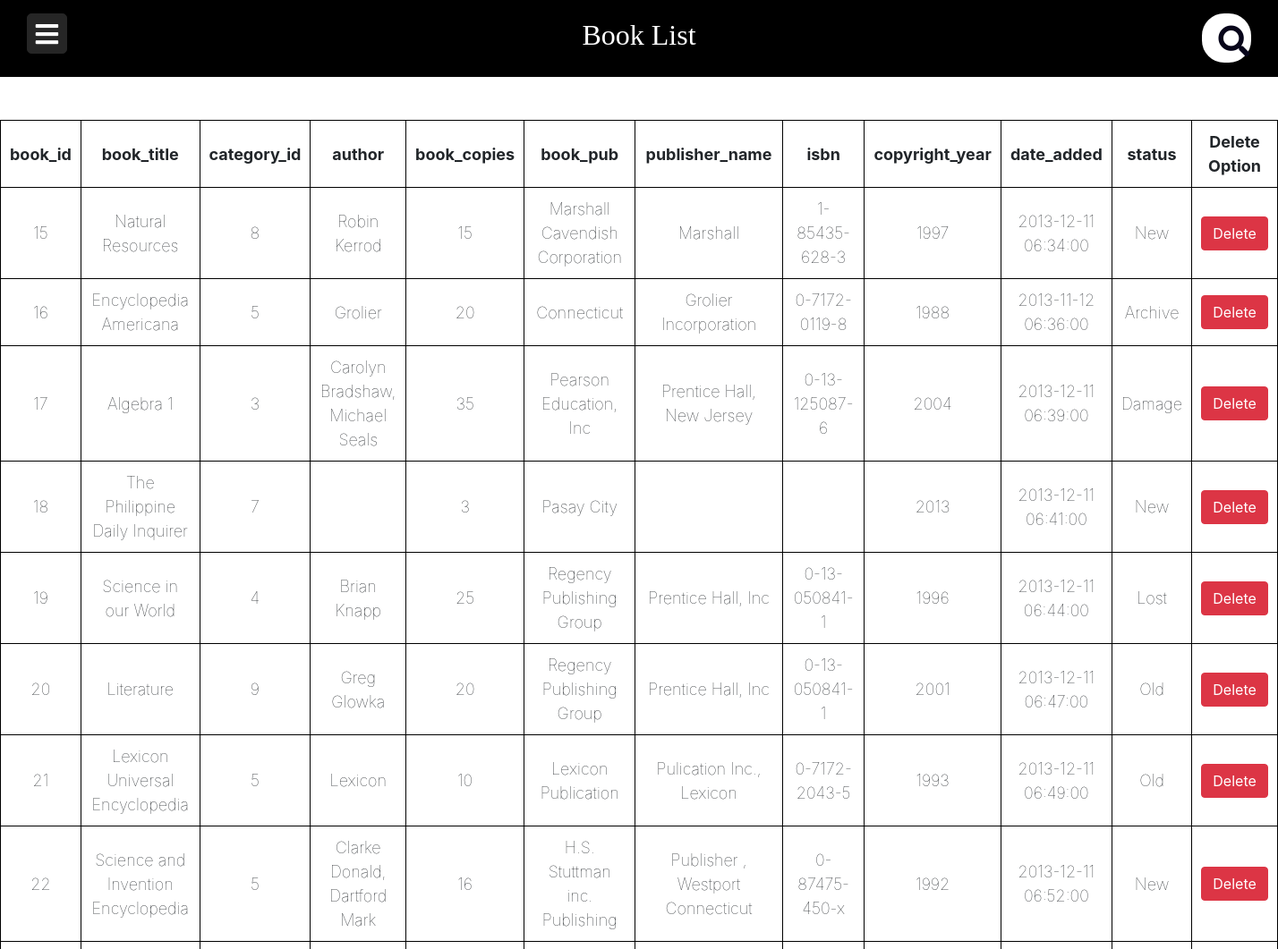
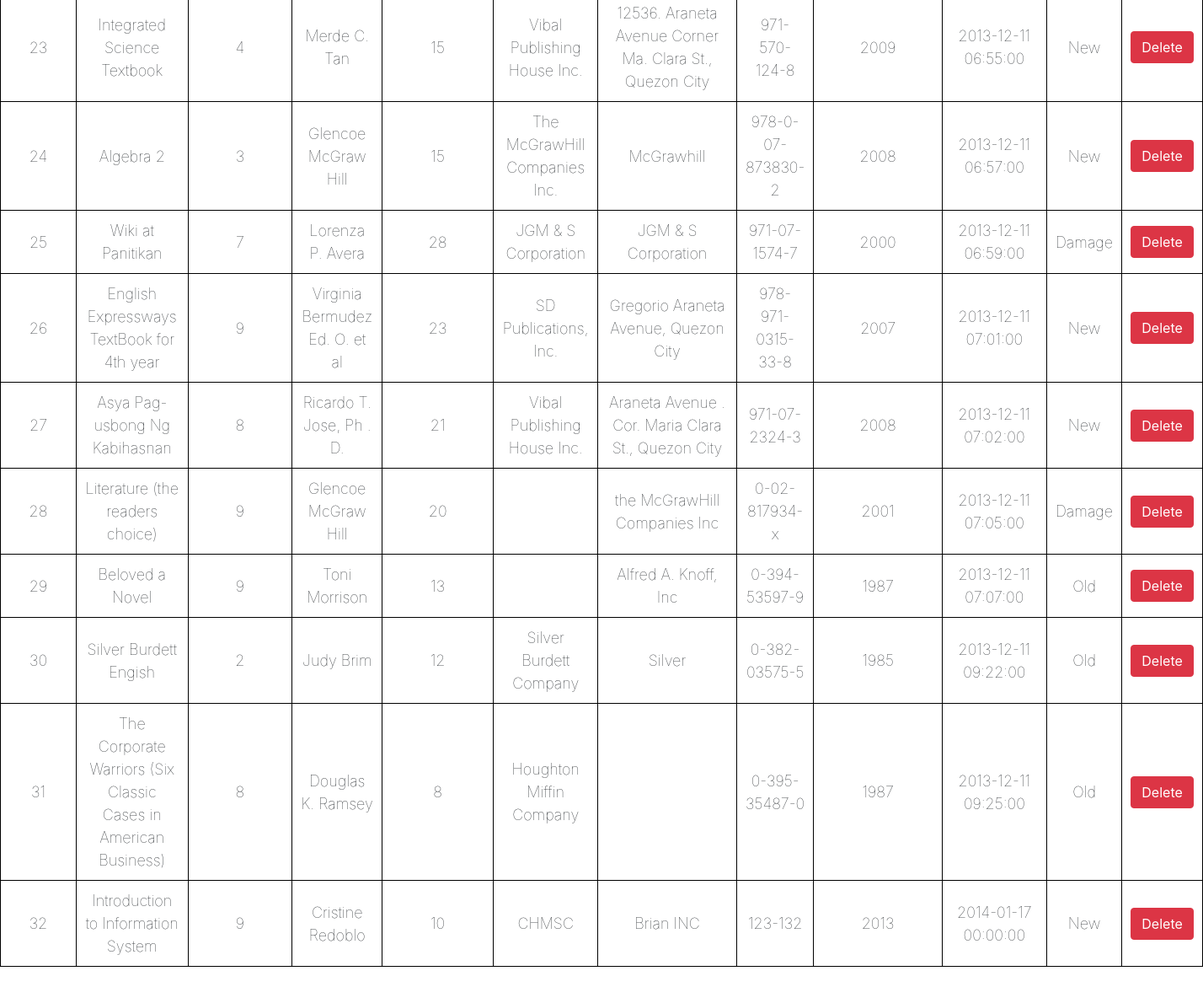
/booklist.php, run on the app's committed database (2 pictures, top to bottom).
### tables this page shows
CREATE TABLE `book` (
  `book_id` int(12) NOT NULL,
  `book_title` varchar(256) NOT NULL,
  `category_id` int(12) NOT NULL,
  `author` varchar(256) DEFAULT NULL,
  `book_copies` int(12) NOT NULL,
  `book_pub` varchar(256) DEFAULT NULL,
  `publisher_name` varchar(256) DEFAULT NULL,
  `isbn` varchar(256) DEFAULT NULL,
  `copyright_year` year(4) NOT NULL,
  `date_added` datetime NOT NULL,
  `status` varchar(10) NOT NULL
);

### booklist.php (the view, shortened to what this page needs)
<?php
require_once "config.php";
if(isset($_POST['search'])){
   $search = $_POST['search'];
   $sql1="SELECT * FROM `book` WHERE `book_id` LIKE '%$search%' OR `book_title` LIKE '%$search%' OR `category_id` LIKE '%$search%' OR`author` LIKE '%$search%' OR `book_copies` LIKE '%$search%' OR `book_pub` LIKE '%$search%' OR `publisher_name` LIKE '%$search%' OR `isbn` LIKE '%$search%' OR`copyright_year` LIKE '%$search%' OR `date_added` LIKE '%$search%' OR `status` LIKE '%$search%';";
   $result =$link->query($sql1);
}else
{
$sql = "SELECT * FROM book ORDER BY book_id ASC ";
$result = $link->query($sql);
}
?>
<!DOCTYPE html>
<html lang="en">
<head>
    <link rel="stylesheet" href="https://stackpath.bootstrapcdn.com/bootstrap/4.5.2/css/bootstrap.min.css">
    <link rel="stylesheet" href="style.css">
    <link rel="stylesheet" href="https://cdnjs.cloudflare.com/ajax/libs/font-awesome/5.15.3/css/all.min.css"/>
</head>
<body>
<div class="header">
<h1>Book List</h1>
<form action="booklist.php" method="post" name="search">
  <input type="search" placeholder="Search your book ..." name="search">
  <i class="fa fa-search"></i>
</form>
</div>
    <label for="check">
      <i class="fas fa-bars" id="btn"></i>
    </label>
    <section>
        <table>
            <br>
            <tr>
                <th>book_id</th>
                <th>book_title</th>
                <th>category_id</th>
                <th>author</th>
                <th>book_copies</th>
                <th>book_pub</th>
                <th>publisher_name</th>
                <th>isbn</th>
                <th>copyright_year</th>
                <th>date_added</th>
                <th>status</th>
                <th>Delete Option</th>
            </tr>
            <?php
                while($rows=$result->fetch_assoc())
                {
             ?>
            <tr>
                <td><?php echo $rows['book_id'];?></td>
                <td><?php echo $rows['book_title'];?></td>
                <td><?php echo $rows['category_id'];?></td>
                <td><?php echo $rows['author'];?></td>
                <td><?php echo $rows['book_copies'];?></td>
                <td><?php echo $rows['book_pub'];?></td>
                <td><?php echo $rows['publisher_name'];?></td>
                <td><?php echo $rows['isbn'];?></td>
                <td><?php echo $rows['copyright_year'];?></td>
                <td><?php echo $rows['date_added'];?></td>
                <td><?php echo $rows['status'];?></td>
                <td>
                    <a href="deletebook.php?delete=<?php echo $rows['book_id'];?>"
                     class="btn btn-danger">Delete</a>
                </td>
            </tr>
            <?php
                }
             ?>
        </table>
        <br>
    </section>
</body>
</html>

### style.css (style rules this page uses)
* { margin: 0; padding: 0; text-decoration: none; }
label #btn,label #cancel { position: absolute; cursor: pointer; color: white; border-radius: 5px; border: 1px solid #262626; margin: 15px 30px; font-size: 29px; background: #262626; height: 45px; width: 45px; text-align: center; line-height: 45px; transition: all .5s ease; display: inline-block; top:0; left:0; }
.header { padding: 20px; text-align: center; background: #000000; color: white; }
form { position: absolute; cursor: pointer; color: white; margin: 15px 30px; font-size: 29px; height: 55px; width: 55px; text-align: center; line-height: 55px; transition: all .5s ease; display: inline-block; top:0; right:0%; background: white; box-sizing: border-box; border-radius: 25px; border: 4px solid white; padding: 5px; }
input { position: absolute; top: 0; left: 0; width: 100%;; height: 42.5px; line-height: 30px; outline: 0; border: 0; display: none; font-size: 1em; border-radius: 20px; padding: 0 20px; display: inline-block; }
.fa { box-sizing: border-box; padding: 10px; width: 42.5px; height: 42.5px; position: absolute; top: 0; right: 0; border-radius: 50%; color: #07051a; text-align: center; font-size: 1.2em; transition: all 1s; }

### booklist.php (style rules this page uses)
table { margin: 0 auto; font-size: large; border: 1px solid black; }
h1 { text-align: center; font-size: xx-large; font-family: 'Gill Sans', 'Gill Sans MT', ' Calibri', 'Trebuchet MS', 'sans-serif'; }
td { border: 1px solid black; }
th, td { font-weight: bold; border: 1px solid black; padding: 10px; text-align: center; }
td { font-weight: lighter; }

### data on the page
book: book_id "15", book_title "Natural Resources", category "8", author "Robin Kerrod", book_copies "15", book_pub "Marshall Cavendish Corporation", publisher_name "Marshall", isbn "1-85435-628-3", copyright_year "1997", date_added "2013-12-11 06:34:00", status "New"
book: book_id "16", book_title "Encyclopedia Americana", category "5", author "Grolier", book_copies "20", book_pub "Connecticut", publisher_name "Grolier Incorporation", isbn "0-7172-0119-8", copyright_year "1988", date_added "2013-11-12 06:36:00", status "Archive"
book: book_id "17", book_title "Algebra 1", category "3", author "Carolyn Bradshaw, Michael Seals", book_copies "35", book_pub "Pearson Education, Inc", publisher_name "Prentice Hall, New Jersey", isbn "0-13-125087-6", copyright_year "2004", date_added "2013-12-11 06:39:00", status "Damage"
book: book_id "18", book_title "The Philippine Daily Inquirer", category "7", book_copies "3", book_pub "Pasay City", copyright_year "2013", date_added "2013-12-11 06:41:00", status "New"
book: book_id "19", book_title "Science in our World", category "4", author "Brian Knapp", book_copies "25", book_pub "Regency Publishing Group", publisher_name "Prentice Hall, Inc", isbn "0-13-050841-1", copyright_year "1996", date_added "2013-12-11 06:44:00", status "Lost"
book: book_id "20", book_title "Literature", category "9", author "Greg Glowka", book_copies "20", book_pub "Regency Publishing Group", publisher_name "Prentice Hall, Inc", isbn "0-13-050841-1", copyright_year "2001", date_added "2013-12-11 06:47:00", status "Old"
book: book_id "21", book_title "Lexicon Universal Encyclopedia", category "5", author "Lexicon", book_copies "10", book_pub "Lexicon Publication", publisher_name "Pulication Inc., Lexicon", isbn "0-7172-2043-5", copyright_year "1993", date_added "2013-12-11 06:49:00", status "Old"
book: book_id "22", book_title "Science and Invention Encyclopedia", category "5", author "Clarke Donald, Dartford Mark", book_copies "16", book_pub "H.S. Stuttman inc. Publishing", publisher_name "Publisher , Westport Connecticut", isbn "0-87475-450-x", copyright_year "1992", date_added "2013-12-11 06:52:00", status "New"
book: book_id "23", book_title "Integrated Science Textbook", category "4", author "Merde C. Tan", book_copies "15", book_pub "Vibal Publishing House Inc.", publisher_name "12536. Araneta Avenue Corner Ma. Clara St., Quezon City", isbn "971-570-124-8", copyright_year "2009", date_added "2013-12-11 06:55:00", status "New"
book: book_id "24", book_title "Algebra 2", category "3", author "Glencoe McGraw Hill", book_copies "15", book_pub "The McGrawHill Companies Inc.", publisher_name "McGrawhill", isbn "978-0-07-873830-2", copyright_year "2008", date_added "2013-12-11 06:57:00", status "New"
book: book_id "25", book_title "Wiki at Panitikan", category "7", author "Lorenza P. Avera", book_copies "28", book_pub "JGM & S Corporation", publisher_name "JGM & S Corporation", isbn "971-07-1574-7", copyright_year "2000", date_added "2013-12-11 06:59:00", status "Damage"
book: book_id "26", book_title "English Expressways TextBook for 4th year", category "9", author "Virginia Bermudez Ed. O. et al", book_copies "23", book_pub "SD Publications, Inc.", publisher_name "Gregorio Araneta Avenue, Quezon City", isbn "978-971-0315-33-8", copyright_year "2007", date_added "2013-12-11 07:01:00", status "New"
book: book_id "27", book_title "Asya Pag-usbong Ng Kabihasnan", category "8", author "Ricardo T. Jose, Ph . D.", book_copies "21", book_pub "Vibal Publishing House Inc.", publisher_name "Araneta Avenue . Cor. Maria Clara St., Quezon City", isbn "971-07-2324-3", copyright_year "2008", date_added "2013-12-11 07:02:00", status "New"
book: book_id "28", book_title "Literature (the readers choice)", category "9", author "Glencoe McGraw Hill", book_copies "20", publisher_name "the McGrawHill Companies Inc", isbn "0-02-817934-x", copyright_year "2001", date_added "2013-12-11 07:05:00", status "Damage"
book: book_id "29", book_title "Beloved a Novel", category "9", author "Toni Morrison", book_copies "13", publisher_name "Alfred A. Knoff, Inc", isbn "0-394-53597-9", copyright_year "1987", date_added "2013-12-11 07:07:00", status "Old"
book: book_id "30", book_title "Silver Burdett Engish", category "2", author "Judy Brim", book_copies "12", book_pub "Silver Burdett Company", publisher_name "Silver", isbn "0-382-03575-5", copyright_year "1985", date_added "2013-12-11 09:22:00", status "Old"
book: book_id "31", book_title "The Corporate Warriors (Six Classic Cases in American Business)", category "8", author "Douglas K. Ramsey", book_copies "8", book_pub "Houghton Miffin Company", isbn "0-395-35487-0", copyright_year "1987", date_added "2013-12-11 09:25:00", status "Old"
book: book_id "32", book_title "Introduction to Information System", category "9", author "Cristine Redoblo", book_copies "10", book_pub "CHMSC", publisher_name "Brian INC", isbn "123-132", copyright_year "2013", date_added "2014-01-17 00:00:00", status "New"
